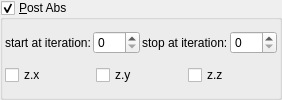
    <widget class="MyGroupBox" name="groupCheck_transf_function_enabledP_false">
     <property name="title">
      <string>&amp;Post Abs</string>
     </property>
     <property name="checkable">
      <bool>true</bool>
     </property>
     <layout class="QVBoxLayout" name="verticalLayout_10" stretch="0,0">
      <property name="spacing">
       <number>2</number>
      </property>
      <property name="leftMargin">
       <number>2</number>
      </property>
      <property name="topMargin">
       <number>2</number>
      </property>
      <property name="rightMargin">
       <number>2</number>
      </property>
      <property name="bottomMargin">
       <number>2</number>
      </property>
      <item>
       <layout class="QGridLayout" name="gridLayout_65">
        <property name="spacing">
         <number>2</number>
        </property>
        <item row="1" column="3">
         <widget class="MySpinBox" name="spinboxInt_transf_stop_iterations_P">
          <property name="sizePolicy">
           <sizepolicy hsizetype="Minimum" vsizetype="Maximum">
            <horstretch>0</horstretch>
            <verstretch>0</verstretch>
           </sizepolicy>
          </property>
          <property name="maximum">
           <number>999</number>
          </property>
         </widget>
        </item>
        <item row="1" column="1">
         <widget class="MySpinBox" name="spinboxInt_transf_start_iterations_P">
          <property name="sizePolicy">
           <sizepolicy hsizetype="Minimum" vsizetype="Maximum">
            <horstretch>0</horstretch>
            <verstretch>0</verstretch>
           </sizepolicy>
          </property>
          <property name="maximum">
           <number>999</number>
          </property>
         </widget>
        </item>
        <item row="1" column="2">
         <widget class="QLabel" name="label_248">
          <property name="text">
           <string>stop at iteration:</string>
          </property>
         </widget>
        </item>
        <item row="1" column="0">
         <widget class="QLabel" name="label_249">
          <property name="text">
           <string>start at iteration:</string>
          </property>
         </widget>
        </item>
       </layout>
      </item>
      <item>
       <layout class="QHBoxLayout" name="horizontalLayout_8" stretch="0,0,0">
        <property name="topMargin">
         <number>0</number>
        </property>
        <item>
         <widget class="MyCheckBox" name="checkBox_transf_function_enabledAx">
          <property name="text">
           <string notr="true">z.x</string>
          </property>
         </widget>
        </item>
        <item>
         <widget class="MyCheckBox" name="checkBox_transf_function_enabledAy">
          <property name="text">
           <string notr="true">z.y</string>
          </property>
         </widget>
        </item>
        <item>
         <widget class="MyCheckBox" name="checkBox_transf_function_enabledAz">
          <property name="text">
           <string notr="true">z.z</string>
          </property>
         </widget>
        </item>
       </layout>
      </item>
     </layout>
    </widget>
